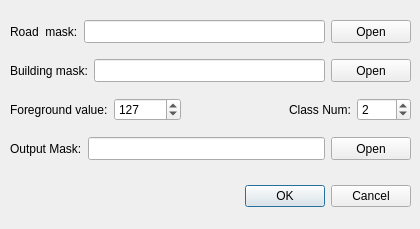
<?xml version="1.0" encoding="UTF-8"?>
<ui version="4.0">
 <class>Dialog_combine_multiclas_fromsinglemodel</class>
 <widget class="QDialog" name="Dialog_combine_multiclas_fromsinglemodel">
  <property name="geometry">
   <rect>
    <x>0</x>
    <y>0</y>
    <width>420</width>
    <height>229</height>
   </rect>
  </property>
  <property name="windowTitle">
   <string>Combine multiclass masks</string>
  </property>
  <widget class="QDialogButtonBox" name="buttonBox">
   <property name="geometry">
    <rect>
     <x>190</x>
     <y>180</y>
     <width>221</width>
     <height>32</height>
    </rect>
   </property>
   <property name="orientation">
    <enum>Qt::Horizontal</enum>
   </property>
   <property name="standardButtons">
    <set>QDialogButtonBox::Cancel|QDialogButtonBox::Ok</set>
   </property>
  </widget>
  <widget class="QWidget" name="layoutWidget">
   <property name="geometry">
    <rect>
     <x>10</x>
     <y>10</y>
     <width>401</width>
     <height>161</height>
    </rect>
   </property>
   <layout class="QVBoxLayout" name="verticalLayout">
    <item>
     <layout class="QHBoxLayout" name="horizontalLayout_8">
      <item>
       <widget class="QLabel" name="label_6">
        <property name="minimumSize">
         <size>
          <width>55</width>
          <height>23</height>
         </size>
        </property>
        <property name="text">
         <string>Road  mask:</string>
        </property>
       </widget>
      </item>
      <item>
       <widget class="QLineEdit" name="lineEdit_road_mask">
        <property name="minimumSize">
         <size>
          <width>201</width>
          <height>23</height>
         </size>
        </property>
       </widget>
      </item>
      <item>
       <widget class="QPushButton" name="pushButton_road_mask">
        <property name="minimumSize">
         <size>
          <width>0</width>
          <height>23</height>
         </size>
        </property>
        <property name="text">
         <string>Open</string>
        </property>
       </widget>
      </item>
     </layout>
    </item>
    <item>
     <layout class="QHBoxLayout" name="horizontalLayout_9">
      <item>
       <widget class="QLabel" name="label_8">
        <property name="minimumSize">
         <size>
          <width>55</width>
          <height>23</height>
         </size>
        </property>
        <property name="text">
         <string>Building mask:</string>
        </property>
       </widget>
      </item>
      <item>
       <widget class="QLineEdit" name="lineEdit_building_mask">
        <property name="minimumSize">
         <size>
          <width>201</width>
          <height>23</height>
         </size>
        </property>
       </widget>
      </item>
      <item>
       <widget class="QPushButton" name="pushButton_building_mask">
        <property name="minimumSize">
         <size>
          <width>0</width>
          <height>23</height>
         </size>
        </property>
        <property name="text">
         <string>Open</string>
        </property>
       </widget>
      </item>
     </layout>
    </item>
    <item>
     <layout class="QHBoxLayout" name="horizontalLayout_2">
      <item>
       <widget class="QLabel" name="label">
        <property name="text">
         <string>Foreground value:</string>
        </property>
       </widget>
      </item>
      <item>
       <widget class="QSpinBox" name="spinBox_forground">
        <property name="sizePolicy">
         <sizepolicy hsizetype="Minimum" vsizetype="Fixed">
          <horstretch>0</horstretch>
          <verstretch>23</verstretch>
         </sizepolicy>
        </property>
        <property name="minimum">
         <number>1</number>
        </property>
        <property name="maximum">
         <number>100000</number>
        </property>
        <property name="singleStep">
         <number>1</number>
        </property>
        <property name="value">
         <number>127</number>
        </property>
       </widget>
      </item>
      <item>
       <spacer name="horizontalSpacer">
        <property name="orientation">
         <enum>Qt::Horizontal</enum>
        </property>
        <property name="sizeHint" stdset="0">
         <size>
          <width>40</width>
          <height>20</height>
         </size>
        </property>
       </spacer>
      </item>
      <item>
       <widget class="QLabel" name="label_2">
        <property name="text">
         <string>Class Num:</string>
        </property>
       </widget>
      </item>
      <item>
       <widget class="QSpinBox" name="spinBox_classes_um">
        <property name="sizePolicy">
         <sizepolicy hsizetype="Minimum" vsizetype="Fixed">
          <horstretch>0</horstretch>
          <verstretch>23</verstretch>
         </sizepolicy>
        </property>
        <property name="minimum">
         <number>1</number>
        </property>
        <property name="maximum">
         <number>1000</number>
        </property>
        <property name="singleStep">
         <number>1</number>
        </property>
        <property name="value">
         <number>2</number>
        </property>
       </widget>
      </item>
     </layout>
    </item>
    <item>
     <layout class="QHBoxLayout" name="horizontalLayout">
      <item>
       <widget class="QLabel" name="label_7">
        <property name="minimumSize">
         <size>
          <width>55</width>
          <height>23</height>
         </size>
        </property>
        <property name="text">
         <string>Output Mask:</string>
        </property>
       </widget>
      </item>
      <item>
       <widget class="QLineEdit" name="lineEdit_mask">
        <property name="minimumSize">
         <size>
          <width>201</width>
          <height>23</height>
         </size>
        </property>
       </widget>
      </item>
      <item>
       <widget class="QPushButton" name="pushButton_mask">
        <property name="minimumSize">
         <size>
          <width>0</width>
          <height>23</height>
         </size>
        </property>
        <property name="text">
         <string>Open</string>
        </property>
       </widget>
      </item>
     </layout>
    </item>
   </layout>
  </widget>
 </widget>
 <resources/>
 <connections>
  <connection>
   <sender>buttonBox</sender>
   <signal>rejected()</signal>
   <receiver>Dialog_combine_multiclas_fromsinglemodel</receiver>
   <slot>reject()</slot>
   <hints>
    <hint type="sourcelabel">
     <x>316</x>
     <y>211</y>
    </hint>
    <hint type="destinationlabel">
     <x>286</x>
     <y>274</y>
    </hint>
   </hints>
  </connection>
  <connection>
   <sender>buttonBox</sender>
   <signal>accepted()</signal>
   <receiver>Dialog_combine_multiclas_fromsinglemodel</receiver>
   <slot>slot_ok()</slot>
   <hints>
    <hint type="sourcelabel">
     <x>343</x>
     <y>211</y>
    </hint>
    <hint type="destinationlabel">
     <x>360</x>
     <y>275</y>
    </hint>
   </hints>
  </connection>
  <connection>
   <sender>pushButton_mask</sender>
   <signal>clicked()</signal>
   <receiver>Dialog_combine_multiclas_fromsinglemodel</receiver>
   <slot>slot_get_save_mask()</slot>
   <hints>
    <hint type="sourcelabel">
     <x>388</x>
     <y>140</y>
    </hint>
    <hint type="destinationlabel">
     <x>410</x>
     <y>180</y>
    </hint>
   </hints>
  </connection>
  <connection>
   <sender>pushButton_road_mask</sender>
   <signal>clicked()</signal>
   <receiver>Dialog_combine_multiclas_fromsinglemodel</receiver>
   <slot>slot_select_road_mask()</slot>
   <hints>
    <hint type="sourcelabel">
     <x>405</x>
     <y>23</y>
    </hint>
    <hint type="destinationlabel">
     <x>428</x>
     <y>43</y>
    </hint>
   </hints>
  </connection>
  <connection>
   <sender>pushButton_building_mask</sender>
   <signal>clicked()</signal>
   <receiver>Dialog_combine_multiclas_fromsinglemodel</receiver>
   <slot>slot_select_building_mask()</slot>
   <hints>
    <hint type="sourcelabel">
     <x>392</x>
     <y>67</y>
    </hint>
    <hint type="destinationlabel">
     <x>424</x>
     <y>88</y>
    </hint>
   </hints>
  </connection>
 </connections>
 <slots>
  <slot>slot_ok()</slot>
  <slot>slot_select_road_mask()</slot>
  <slot>slot_get_save_mask()</slot>
  <slot>slot_select_building_mask()</slot>
 </slots>
</ui>
